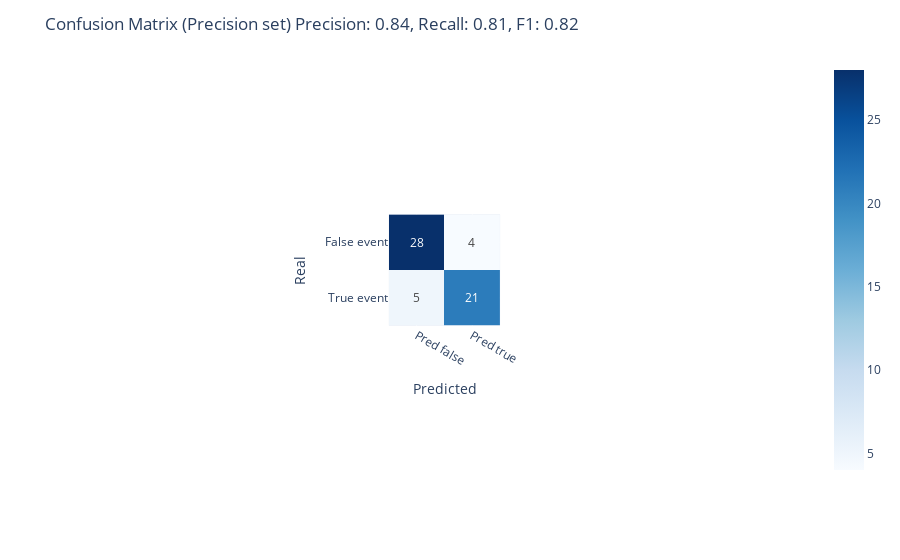

The notebook cell this image was saved under:
### Code cell
fig = px.imshow(cm_df, text_auto=True, color_continuous_scale="Blues")

cm_df = pd.DataFrame(cm, index=["False event", "True event"], columns=["Pred false", "Pred true"])
title_text = (f"Confusion Matrix (Precision set)\n"
              f"Precision: {prec_val:.2f}, Recall: {rec_val:.2f}, F1: {f1_val:.2f}")

fig = px.imshow(cm_df, text_auto=True, color_continuous_scale="Blues")
fig.update_layout(
    title=title_text,
    xaxis_title="Predicted",
    yaxis_title="Real"
)
fig.show()

### Figure 1 — Plotly figure (JSON) as saved in the notebook; plotly's stock layout.template omitted (floating-point values rounded to 4 significant figures)
{"data": [{"coloraxis": "coloraxis", "hovertemplate": "x: %{x}<br>y: %{y}<br>color: %{z}<extra></extra>", "name": "0", "texttemplate": "%{z}", "type": "heatmap", "x": ["Pred false", "Pred true"], "xaxis": "x", "y": ["False event", "True event"], "yaxis": "y", "z": [[28, 4], [5, 21]]}], "layout": {"autosize": true, "coloraxis": {"colorscale": [[0, "rgb(247,251,255)"], [0.125, "rgb(222,235,247)"], [0.25, "rgb(198,219,239)"], [0.375, "rgb(158,202,225)"], [0.5, "rgb(107,174,214)"], [0.625, "rgb(66,146,198)"], [0.75, "rgb(33,113,181)"], [0.875, "rgb(8,81,156)"], [1, "rgb(8,48,107)"]]}, "margin": {"t": 60}, "title": {"text": "Confusion Matrix (Precision set)\nPrecision: 0.84, Recall: 0.81, F1: 0.82"}, "xaxis": {"anchor": "y", "autorange": true, "constrain": "domain", "domain": [0.4237, 0.5763], "range": [-0.5, 1.5], "scaleanchor": "y", "title": {"text": "Predicted"}, "type": "category"}, "yaxis": {"anchor": "x", "autorange": true, "constrain": "domain", "domain": [0, 1], "range": [1.5, -0.5], "title": {"text": "Real"}, "type": "category"}}}
